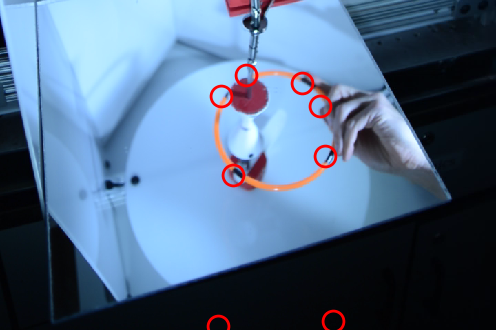
#> input picture tmp.png, 496 x 330 px
$ python -i utils.py   (imports and definitions only)
#> lines starting #> are read from the running program, lines starting #| are printed output that depends on the picture; after the words box and inside, x2 and y2 are one past the last pixel; in counts of white or black regions, pixels touching at a corner belong together
import os
import cv2
import numpy as np
from skimage import io, color
import matplotlib.pyplot as plt
import colorsys
import trackpy as tp
import pandas as pd
from sklearn.preprocessing import MinMaxScaler

#############################################
########## Basic Image Processing ##########

# [49 lines left out: functions display_channels, convert_frame_to_rgb, split_frame, overlay_mask, not called in this run]

#############################################
########## Hula Hoop Mask Image Processing ##########

def get_orange_hoop_mask(img):
    # Define the lower and upper boundaries for the color orange in the RGB color space
    lower_orange = np.array([190, 100, 70]) # RGB
    # lower_orange = np.array([180, 80, 50]) # RGB
    upper_orange = np.array([255, 200, 165]) # RGB

    # Create a mask for the color orange
    mask = cv2.inRange(img, lower_orange, upper_orange)

    # Optional: Apply dilation to the mask to remove noise
    kernel = np.ones((3,3), np.uint8)
    # kernel = np.ones((5,5), np.uint8)
    mask = cv2.dilate(mask, kernel, iterations = 1)
    return mask
    # Bitwise-AND the mask and the original image
    segmented_image = cv2.bitwise_and(img, img, mask=mask)
    return segmented_image


def get_black_hoop_mask(img, orange_mask,box_sz=300):
    '''
    Given top or bottom half of the image
    find the center of mass of the orange mask
    create a rectangle around the center of mass
    within the rectangle find the black hoop masks
    '''
    center = get_center_of_mass(orange_mask)
    box = get_box_from_center(center, box_sz,box_sz)
    x, y, w, h = box
    roi = img[y:y+h, x:x+w]

    black_mask_roi = cv2.inRange(roi, np.array([0,0,0]), np.array([50,50,110]))

    # Create a black mask for the full image
    black_mask_full = np.zeros(img.shape[:2], dtype=np.uint8)
    # black_mask_full = np.zeros_like(img)

    # Apply the mask from the ROI to the corresponding location in the full image mask
    black_mask_full[y:y+h, x:x+w] = black_mask_roi

    # Optional: Apply dilation to the mask to remove noise
    kernel = np.ones((5,5), np.uint8)
    mask = cv2.dilate(black_mask_full, kernel, iterations = 1)

    return mask


def get_hoop_markers(img,hoop_mask=None):
    if hoop_mask is None:
        hoop_mask = get_orange_hoop_mask(img)

    black_mask = get_black_hoop_mask(img, hoop_mask)
    black_mask = remove_large_connected_components(black_mask, 300)
    black_mask = remove_small_connected_components(black_mask, 20)
    return black_mask

def get_full_hoop_mask(img):
    '''
    Find the orange mask
    find the black mask
    combine the masks
    '''
    orange_mask = get_orange_hoop_mask(img)
    hoop_markers = get_hoop_markers(img, orange_mask)
    hoop_mask = cv2.bitwise_or(orange_mask, hoop_markers)
    return hoop_mask

#############################################
######### Extract Mask Measurements (coordinates, area, etc) #########


def get_center_of_mass(mask):
    '''
    Find the center of mass of the mask
    '''
    moments = cv2.moments(mask)
    cX = int(moments["m10"] / moments["m00"])
    cY = int(moments["m01"] / moments["m00"])
    return (cX, cY)

def get_box_from_center(center, width, height):
    '''
    Create a box of given width and height around the center
    '''
    x = max(0, center[0] - width // 2)
    y = max(0, center[1] - height // 2)
    return (x, y, width, height)

def get_connected_components(mask):
    '''
    Find the connected components of the mask
    '''
    num_labels, labels, stats, centroids = cv2.connectedComponentsWithStats(mask, connectivity=8)
    return num_labels, labels, stats, centroids

# [20 lines left out: functions get_area_of_mask, get_object_centroids, get_object_centroids_and_areas, not called in this run]

#############################################
############## Edit Mask ################

def remove_large_connected_components(mask, max_area):
    '''
    Remove connected components that are larger than the max area
    '''
    num_labels, labels, stats, centroids = get_connected_components(mask)
    for i in range(1, num_labels):
        if stats[i, cv2.CC_STAT_AREA] > max_area:
            mask[labels == i] = 0
    return mask

def remove_small_connected_components(mask, min_area):
    '''
    Remove connected components that are smaller than the min area
    '''
    num_labels, labels, stats, centroids = get_connected_components(mask)
    for i in range(1, num_labels):
        if stats[i, cv2.CC_STAT_AREA] < min_area:
            mask[labels == i] = 0
    return mask

# [159 lines left out: functions remove_stationay_objects, fit_circle_to_disjoint_masks, fit_ellipse_to_disjoint_masks, get_ellipse_mask, find_near_ellipse_markers, particle_num_to_rgb and 3 more, not called in this run]

>>> import cv2
>>> picture = cv2.imread('tmp.png')
#> picture is the input picture: shape (330, 496, 3); mean B, G, R 136.9, 108, 82.4
>>> result = get_full_hoop_mask(picture)
#> in get_orange_hoop_mask, `mask = cv2.inRange(img, lower_orange, upper_orange)`:
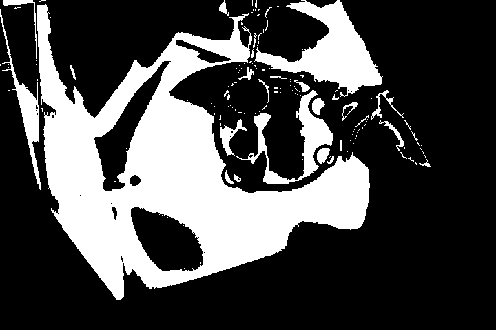
#> mask: shape (330, 496); 29.3% white; 136 white regions (111 under 20 px), largest, box (x1, y1, x2, y2) and area: (37, 4, 370, 300) 37645, (254, 0, 383, 97) 4867, (236, 90, 333, 184) 2122
#> in get_orange_hoop_mask, `mask = cv2.dilate(mask, kernel, iterations = 1)`:
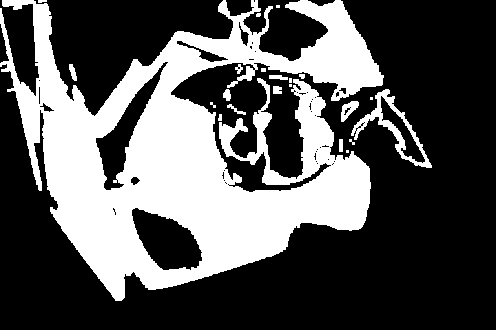
#> mask: shape (330, 496); 34.1% white; 22 white regions (8 under 20 px), largest, box (x1, y1, x2, y2) and area: (0, 0, 384, 301) 53773, (351, 89, 432, 168) 1214, (341, 101, 359, 122) 193
#> in get_center_of_mass, `moments = cv2.moments(mask)`: moments = moments, m00 14235630, centre m10/m00, m01/m00 = (198.6, 150)
#> in get_center_of_mass, `cX = int(moments["m10"] / moments["m00"])`: cX = 198
#> in get_center_of_mass, `cY = int(moments["m01"] / moments["m00"])`: cY = 150
#> in get_black_hoop_mask, `center = get_center_of_mass(orange_mask)`: center = (198, 150)
#> in get_box_from_center, `x = max(0, center[0] - width // 2)`: x = 48
#> in get_box_from_center, `y = max(0, center[1] - height // 2)`: y = 0
#> in get_black_hoop_mask, `box = get_box_from_center(center, box_sz,box_sz)`: box = (48, 0, 300, 300)
#> in get_black_hoop_mask, `x, y, w, h = box`: x = 48; y = 0; w = 300
#> in get_black_hoop_mask, `roi = img[y:y+h, x:x+w]`:
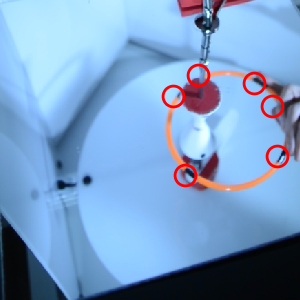
#> roi: shape (300, 300, 3); mean B, G, R 199.4, 158.6, 122.3
#> in get_black_hoop_mask, `black_mask_roi = cv2.inRange(roi, np.array([0,0,0]), np.array([50,50,1..`:
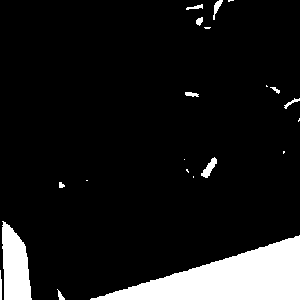
#> black_mask_roi: shape (300, 300); 10.2% white; 21 white regions (9 under 20 px), largest, box (x1, y1, x2, y2) and area: (90, 235, 300, 300) 6817, (2, 221, 32, 300) 1713, (201, 157, 217, 178) 145
#> in get_black_hoop_mask, `black_mask_full[y:y+h, x:x+w] = black_mask_roi`: black_mask_full: shape (330, 496); 5.6% white; 21 white regions (9 under 20 px), largest, box (x1, y1, x2, y2) and area: (138, 235, 348, 300) 6817, (50, 221, 80, 300) 1713, (249, 157, 265, 178) 145
#> in get_black_hoop_mask, `mask = cv2.dilate(black_mask_full, kernel, iterations = 1)`: mask: shape (330, 496); 7.4% white; 17 white regions, largest, box (x1, y1, x2, y2) and area: (136, 233, 350, 302) 7933, (46, 219, 82, 302) 2304, (247, 155, 267, 180) 309
#> in get_connected_components, `num_labels, labels, stats, centroids = cv2.connectedComponentsWithStat..`:
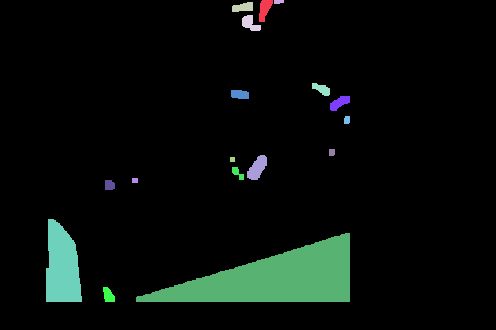
#> labels: shape (330, 496) int32; 18 distinct labels, from 0 to 17; one colour per label, 0 black
#> in get_connected_components, `num_labels, labels, stats, centroids = cv2.connectedComponentsWithStat..`: num_labels = 18; stats = 18 rows, first 6: [0, 0, 496, 330, 151643], [259, 0, 14, 22, 197], [274, 0, 10, 4, 36], [232, 2, 21, 10, 161], [242, 15, 19, 16, 185], [312, 83, 18, 13, 141]; centroids = 18 rows, first 8: [248.9, 157.7], [264.2, 8.87], [278.2, 1.33], [242.7, 6.9], [249.8, 23.08], [321.3, 88.7], [239.4, 94.02], [339.1, 102.4]
#> in remove_large_connected_components, `num_labels, labels, stats, centroids = get_connected_components(mask)`: num_labels = 18
#> after the loop in remove_large_connected_components, `for i in range(1, num_labels):`:
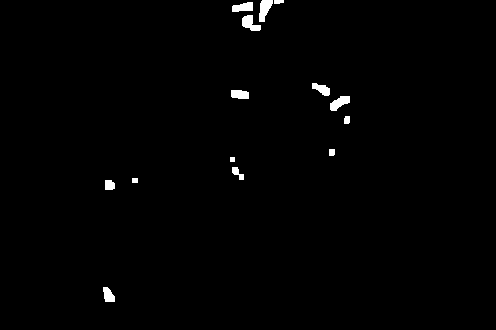
#> mask: shape (330, 496); 0.91% white; 14 white regions, largest, box (x1, y1, x2, y2) and area: (259, 0, 273, 22) 197, (242, 15, 261, 31) 185, (330, 96, 350, 111) 181
#> in get_connected_components (call 2), `num_labels, labels, stats, centroids = cv2.connectedComponentsWithStat..`: labels: shape (330, 496) int32; 15 distinct labels, from 0 to 14
#> in get_connected_components (call 2), `num_labels, labels, stats, centroids = cv2.connectedComponentsWithStat..`: num_labels = 15; stats = 15 rows, first 6: [0, 0, 496, 330, 162189], [259, 0, 14, 22, 197], [274, 0, 10, 4, 36], [232, 2, 21, 10, 161], [242, 15, 19, 16, 185], [312, 83, 18, 13, 141]; centroids = 15 rows, first 8: [247.5, 165.1], [264.2, 8.87], [278.2, 1.33], [242.7, 6.9], [249.8, 23.08], [321.3, 88.7], [239.4, 94.02], [339.1, 102.4]
#> in remove_small_connected_components, `num_labels, labels, stats, centroids = get_connected_components(mask)`: num_labels = 15
#> in get_full_hoop_mask, `hoop_mask = cv2.bitwise_or(orange_mask, hoop_markers)`:
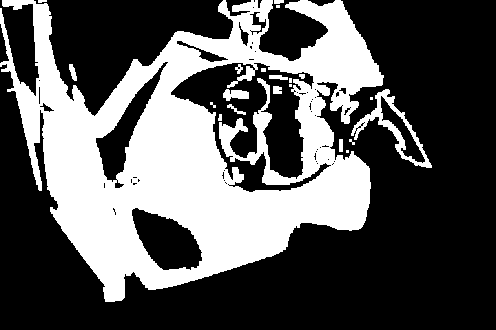
#> hoop_mask: shape (330, 496); 34.9% white; 21 white regions (7 under 20 px), largest, box (x1, y1, x2, y2) and area: (0, 0, 384, 302) 55099, (351, 89, 432, 168) 1214, (223, 89, 249, 101) 216
